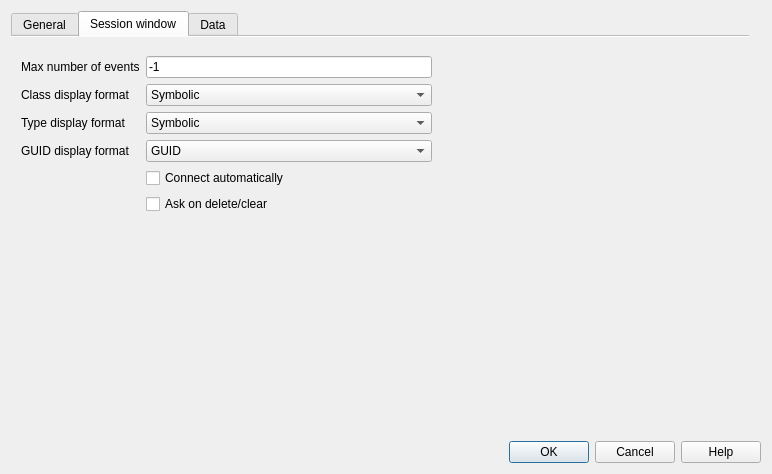
<?xml version="1.0" encoding="UTF-8"?>
<ui version="4.0">
 <class>CDlgMainSettings</class>
 <widget class="QDialog" name="CDlgMainSettings">
  <property name="geometry">
   <rect>
    <x>0</x>
    <y>0</y>
    <width>772</width>
    <height>474</height>
   </rect>
  </property>
  <property name="baseSize">
   <size>
    <width>0</width>
    <height>0</height>
   </size>
  </property>
  <property name="windowTitle">
   <string>VSCP Level I Filter</string>
  </property>
  <layout class="QGridLayout" name="gridLayout">
   <item row="5" column="0" colspan="3">
    <widget class="QDialogButtonBox" name="buttonBox">
     <property name="orientation">
      <enum>Qt::Horizontal</enum>
     </property>
     <property name="standardButtons">
      <set>QDialogButtonBox::Cancel|QDialogButtonBox::Help|QDialogButtonBox::Ok</set>
     </property>
     <property name="centerButtons">
      <bool>false</bool>
     </property>
    </widget>
   </item>
   <item row="0" column="0">
    <widget class="QTabWidget" name="tabWidget">
     <property name="toolTip">
      <string>General settings</string>
     </property>
     <property name="currentIndex">
      <number>1</number>
     </property>
     <property name="documentMode">
      <bool>true</bool>
     </property>
     <widget class="QWidget" name="tab">
      <attribute name="title">
       <string extracomment="General settings">General</string>
      </attribute>
      <widget class="QWidget" name="formLayoutWidget">
       <property name="geometry">
        <rect>
         <x>0</x>
         <y>10</y>
         <width>381</width>
         <height>381</height>
        </rect>
       </property>
       <layout class="QFormLayout" name="formLayout">
        <item row="0" column="0">
         <widget class="QLabel" name="label">
          <property name="text">
           <string>Numerical base</string>
          </property>
          <property name="buddy">
           <cstring>comboNumberBase</cstring>
          </property>
         </widget>
        </item>
        <item row="0" column="1">
         <widget class="QComboBox" name="comboNumberBase">
          <property name="sizePolicy">
           <sizepolicy hsizetype="Fixed" vsizetype="Fixed">
            <horstretch>0</horstretch>
            <verstretch>0</verstretch>
           </sizepolicy>
          </property>
          <item>
           <property name="text">
            <string>Hexadecimal</string>
           </property>
          </item>
          <item>
           <property name="text">
            <string>Decimal</string>
           </property>
          </item>
          <item>
           <property name="text">
            <string>Octal</string>
           </property>
          </item>
          <item>
           <property name="text">
            <string>Binary</string>
           </property>
          </item>
         </widget>
        </item>
       </layout>
      </widget>
     </widget>
     <widget class="QWidget" name="tab_3">
      <attribute name="title">
       <string>Session window</string>
      </attribute>
      <widget class="QWidget" name="formLayoutWidget_4">
       <property name="geometry">
        <rect>
         <x>10</x>
         <y>10</y>
         <width>411</width>
         <height>381</height>
        </rect>
       </property>
       <layout class="QFormLayout" name="formLayout_4">
        <item row="0" column="0">
         <widget class="Line" name="line">
          <property name="orientation">
           <enum>Qt::Horizontal</enum>
          </property>
         </widget>
        </item>
        <item row="1" column="0">
         <widget class="QLabel" name="label_8">
          <property name="text">
           <string>Max number of events</string>
          </property>
         </widget>
        </item>
        <item row="1" column="1">
         <widget class="QLineEdit" name="editMaxSessionEvents">
          <property name="toolTip">
           <string>MAx number of events that will be received. -1 no limit.</string>
          </property>
          <property name="text">
           <string>-1</string>
          </property>
         </widget>
        </item>
        <item row="2" column="0">
         <widget class="QLabel" name="label_10">
          <property name="text">
           <string>Class display format</string>
          </property>
         </widget>
        </item>
        <item row="2" column="1">
         <widget class="QComboBox" name="comboClassDisplayFormat">
          <property name="toolTip">
           <string>Set how VSCP class data is displayed</string>
          </property>
          <item>
           <property name="text">
            <string>Symbolic</string>
           </property>
          </item>
          <item>
           <property name="text">
            <string>Numerical in selected numerical base</string>
           </property>
          </item>
          <item>
           <property name="text">
            <string>Numerical hex/decimal</string>
           </property>
          </item>
          <item>
           <property name="text">
            <string>Symbolic + hex/decimal</string>
           </property>
          </item>
         </widget>
        </item>
        <item row="3" column="0">
         <widget class="QLabel" name="label_11">
          <property name="text">
           <string>Type display format</string>
          </property>
         </widget>
        </item>
        <item row="3" column="1">
         <widget class="QComboBox" name="comboTypeDisplayFormat">
          <property name="toolTip">
           <string>Set how VSCP type data is displayed</string>
          </property>
          <item>
           <property name="text">
            <string>Symbolic</string>
           </property>
          </item>
          <item>
           <property name="text">
            <string>Numerical in selected base</string>
           </property>
          </item>
          <item>
           <property name="text">
            <string>Numerical hex/dec</string>
           </property>
          </item>
          <item>
           <property name="text">
            <string>Symbolic + hex/decimal</string>
           </property>
          </item>
         </widget>
        </item>
        <item row="4" column="0">
         <widget class="QLabel" name="label_9">
          <property name="text">
           <string>GUID display format</string>
          </property>
         </widget>
        </item>
        <item row="4" column="1">
         <widget class="QComboBox" name="comboGuidDisplayFormat">
          <property name="toolTip">
           <string>Set how VSCP GUID data is displayed</string>
          </property>
          <item>
           <property name="text">
            <string>GUID</string>
           </property>
          </item>
          <item>
           <property name="text">
            <string>Symbolic if possible</string>
           </property>
          </item>
          <item>
           <property name="text">
            <string>Symbolic + GUID</string>
           </property>
          </item>
          <item>
           <property name="text">
            <string>GUID + Symbolic</string>
           </property>
          </item>
         </widget>
        </item>
        <item row="5" column="1">
         <widget class="QCheckBox" name="chkAutomaticConnect">
          <property name="toolTip">
           <string>Connect to client when session is opened</string>
          </property>
          <property name="text">
           <string>Connect automatically</string>
          </property>
         </widget>
        </item>
        <item row="6" column="1">
         <widget class="QCheckBox" name="chkAskOnDelete">
          <property name="toolTip">
           <string>Connect to client when session is opened</string>
          </property>
          <property name="statusTip">
           <string>Confirm needed when events are cleared etc</string>
          </property>
          <property name="text">
           <string>Ask on delete/clear</string>
          </property>
         </widget>
        </item>
        <item row="7" column="1">
         <spacer name="verticalSpacer">
          <property name="orientation">
           <enum>Qt::Vertical</enum>
          </property>
          <property name="sizeHint" stdset="0">
           <size>
            <width>20</width>
            <height>40</height>
           </size>
          </property>
         </spacer>
        </item>
       </layout>
      </widget>
     </widget>
     <widget class="QWidget" name="tab_2">
      <attribute name="title">
       <string extracomment="Database and similar settings">Data</string>
      </attribute>
      <widget class="QWidget" name="formLayoutWidget_2">
       <property name="geometry">
        <rect>
         <x>10</x>
         <y>20</y>
         <width>561</width>
         <height>71</height>
        </rect>
       </property>
       <layout class="QFormLayout" name="formLayout_2">
        <item row="0" column="0">
         <widget class="QLabel" name="label_2">
          <property name="text">
           <string>Path to local storgage</string>
          </property>
         </widget>
        </item>
        <item row="0" column="1">
         <widget class="QLabel" name="pathLocalStorage">
          <property name="styleSheet">
           <string notr="true">color: rgb(193, 125, 17);</string>
          </property>
          <property name="text">
           <string>Last download</string>
          </property>
         </widget>
        </item>
        <item row="1" column="0">
         <widget class="QLabel" name="label_4">
          <property name="text">
           <string>Path VSCP Home</string>
          </property>
         </widget>
        </item>
        <item row="1" column="1">
         <widget class="QLabel" name="pathVscpHome">
          <property name="styleSheet">
           <string notr="true">color: rgb(193, 125, 17);</string>
          </property>
          <property name="text">
           <string>Last download</string>
          </property>
         </widget>
        </item>
        <item row="2" column="0">
         <widget class="QLabel" name="label_6">
          <property name="text">
           <string>Path config. folder</string>
          </property>
         </widget>
        </item>
        <item row="2" column="1">
         <widget class="QLabel" name="pathConfigFile">
          <property name="styleSheet">
           <string notr="true">color: rgb(193, 125, 17);</string>
          </property>
          <property name="text">
           <string>Last download</string>
          </property>
         </widget>
        </item>
       </layout>
      </widget>
      <widget class="QWidget" name="formLayoutWidget_3">
       <property name="geometry">
        <rect>
         <x>10</x>
         <y>130</y>
         <width>561</width>
         <height>51</height>
        </rect>
       </property>
       <layout class="QFormLayout" name="formLayout_3">
        <item row="0" column="0">
         <widget class="QLabel" name="label_5">
          <property name="text">
           <string>Path</string>
          </property>
         </widget>
        </item>
        <item row="0" column="1">
         <widget class="QLabel" name="pathVscpEventDb">
          <property name="styleSheet">
           <string notr="true">color: rgb(193, 125, 17);</string>
          </property>
          <property name="text">
           <string>Last download</string>
          </property>
         </widget>
        </item>
        <item row="1" column="0">
         <widget class="QLabel" name="label_7">
          <property name="text">
           <string>Last db download</string>
          </property>
         </widget>
        </item>
        <item row="1" column="1">
         <widget class="QLabel" name="lastDownload">
          <property name="styleSheet">
           <string notr="true">color: rgb(193, 125, 17);</string>
          </property>
          <property name="text">
           <string>Last download</string>
          </property>
         </widget>
        </item>
        <item row="2" column="0">
         <layout class="QHBoxLayout" name="horizontalLayout"/>
        </item>
       </layout>
      </widget>
      <widget class="QLabel" name="label_3">
       <property name="geometry">
        <rect>
         <x>10</x>
         <y>110</y>
         <width>311</width>
         <height>17</height>
        </rect>
       </property>
       <property name="styleSheet">
        <string notr="true">color: rgb(78, 154, 6);</string>
       </property>
       <property name="text">
        <string>VSCP Event Database</string>
       </property>
      </widget>
      <widget class="QWidget" name="horizontalLayoutWidget_2">
       <property name="geometry">
        <rect>
         <x>10</x>
         <y>190</y>
         <width>201</width>
         <height>41</height>
        </rect>
       </property>
       <layout class="QHBoxLayout" name="horizontalLayout_2">
        <item>
         <widget class="QPushButton" name="btnDownLoadNewEventDb">
          <property name="sizePolicy">
           <sizepolicy hsizetype="Fixed" vsizetype="Fixed">
            <horstretch>0</horstretch>
            <verstretch>0</verstretch>
           </sizepolicy>
          </property>
          <property name="text">
           <string>Download new</string>
          </property>
         </widget>
        </item>
        <item>
         <widget class="QPushButton" name="btnReLoadEventDb">
          <property name="sizePolicy">
           <sizepolicy hsizetype="Fixed" vsizetype="Fixed">
            <horstretch>0</horstretch>
            <verstretch>0</verstretch>
           </sizepolicy>
          </property>
          <property name="text">
           <string>Reload db</string>
          </property>
         </widget>
        </item>
       </layout>
      </widget>
     </widget>
    </widget>
   </item>
  </layout>
 </widget>
 <resources/>
 <connections>
  <connection>
   <sender>buttonBox</sender>
   <signal>accepted()</signal>
   <receiver>CDlgMainSettings</receiver>
   <slot>accept()</slot>
   <hints>
    <hint type="sourcelabel">
     <x>257</x>
     <y>464</y>
    </hint>
    <hint type="destinationlabel">
     <x>157</x>
     <y>274</y>
    </hint>
   </hints>
  </connection>
  <connection>
   <sender>buttonBox</sender>
   <signal>rejected()</signal>
   <receiver>CDlgMainSettings</receiver>
   <slot>reject()</slot>
   <hints>
    <hint type="sourcelabel">
     <x>325</x>
     <y>464</y>
    </hint>
    <hint type="destinationlabel">
     <x>286</x>
     <y>274</y>
    </hint>
   </hints>
  </connection>
 </connections>
</ui>
